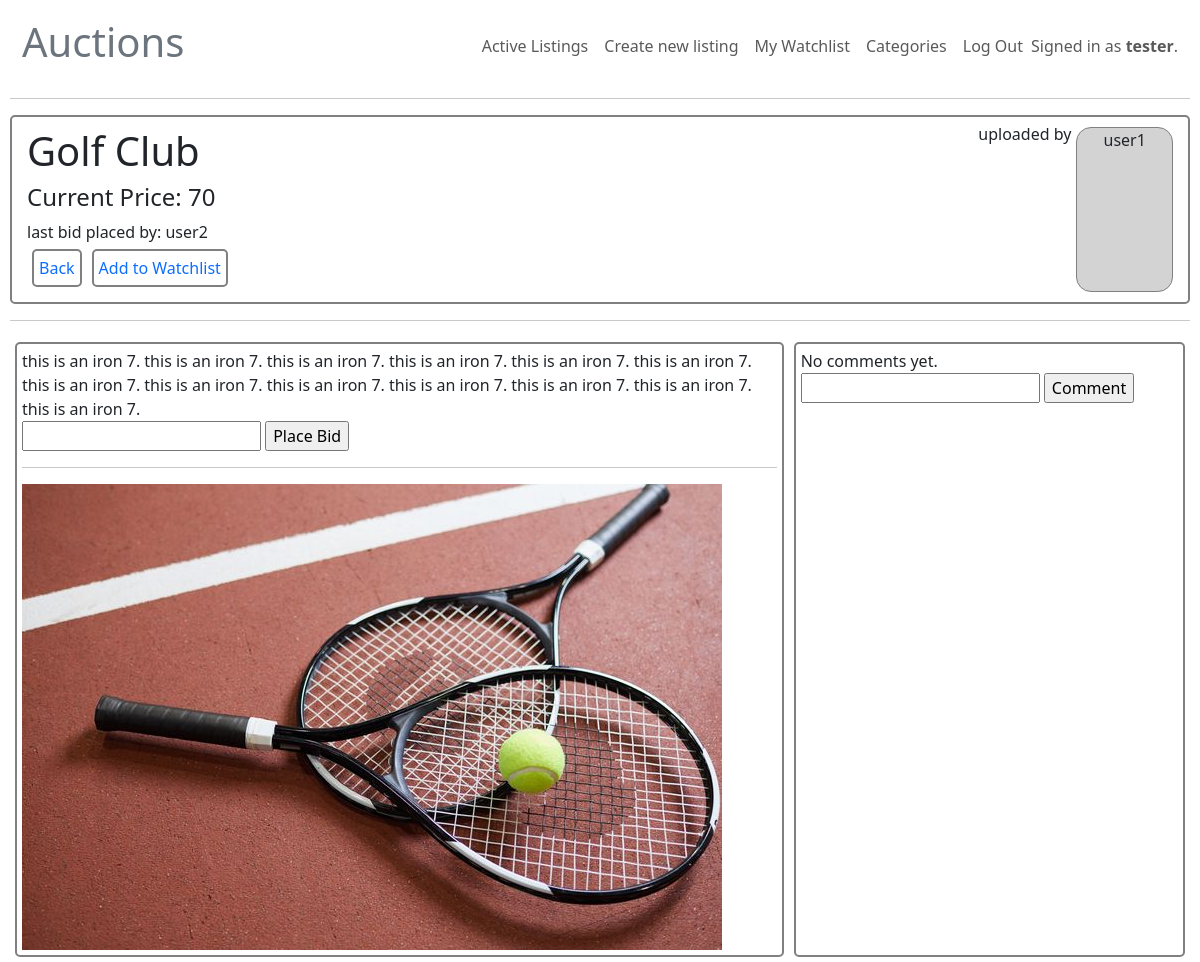
/listings/28 (signed in), run on the app's committed database.
### auctions/models.py (models this page shows, shortened)
class User(AbstractUser):
    watchlist = models.ManyToManyField("Listing", blank=True, related_name="favorites")
    def __str__(self):
        return f"{self.username}"

class Listing(models.Model):
    user = models.ForeignKey(User, on_delete=models.CASCADE, related_name="user")
    title = models.CharField(max_length=100)
    description = models.TextField()
    description_small = models.TextField(blank=True, null=True)
    starting_bid = models.IntegerField()
    category = models.CharField(max_length=100, blank=True, null=True)
    current_bid = models.ForeignKey(Bid, models.SET_DEFAULT, default=None, null=True, blank=True)
    active = models.BooleanField(default=True)
    winner = models.ForeignKey(User, on_delete=models.CASCADE, default=None, null=True, related_name="winner", blank=True)
    image = models.ImageField(upload_to="uploads", null=True, blank=True)

class Bid(models.Model):
    value = models.IntegerField()
    user = models.ForeignKey(User, on_delete=models.CASCADE, null=True)
    def __str__(self):
        return f"{self.value}"

### auctions/views.py (the view)
# urls.py: path("listings/<int:listing_id>", views.listing_view, name="listing"),
def listing_view(request, listing_id):
    listing = Listing.objects.get(pk=listing_id)
    user = User.objects.get(id=request.user.id)
    watchlist = user.watchlist.all()
    watchlisted = False
    if listing in watchlist:
        watchlisted = True
    all_comments = Comment.objects.all()
    comments = []
    for comment in all_comments:
        if comment.listing.id == listing_id:
            comments.append(comment)
    context = {"listing": listing, "watchlisted": watchlisted,
            "comments": comments, "comment_form": CommentForm(),
            "bidding_form": BiddingForm()}
    return render(request, "auctions/listing.html", context)

### auctions/views.py
class CommentForm(forms.Form):
    text = forms.CharField(max_length=500, label="")

class BiddingForm(forms.Form):
    value = forms.IntegerField(min_value=0, label="")

### auctions/templates/auctions/listing.html (shortened to what this page needs)
{% extends "auctions/layout.html" %}
{% block body %}
<div style="height:100%;">
    <div class="listing-header">
        <div id="header-child1">
            <h1>{{ listing.title }}</h1>
            {% if listing.current_bid %}
                <h4>Current Price: {{ listing.current_bid }}</h4>
                last bid placed by: {{ listing.current_bid.user }}
            {% else %}
                <h4>Current Price: {{ listing.starting_bid }}</h4>
            {% endif %}
            <div style="display: flex;">
                <div class="header-child-details">
                    <a href="{% url 'active_listings' %}" style="text-decoration: none;">Back</a>
                </div>
                {% if watchlisted %}
                    <div class="header-child-details">
                        <a href="{% url 'watchlist_remove' listing.id %}" style="text-decoration: none;">Remove from Watchlist</a>
                    </div>
                {% else %}
                    <div class="header-child-details">
                        <a href="{% url 'watchlist_add' listing.id %}" style="text-decoration: none;">Add to Watchlist</a>
                    </div>
                {% endif %}
            </div>
        </div>
        uploaded by
        <div class="user" id="header-child2">
                {{ listing.user }}
        </div>
    </div>
    <hr>
    <div class="listing-body">
        <div class="listing-details">
            {{ listing.description }}
            {% if not listing.active %}
                {% if listing.winner == user %}
                    <strong>This listing is closed. Item #{{ listing.id}} has been sold to: {{ listing.winner }}</strong>
                {% else %}
                    <strong>This auction is closed.</strong>
                {% endif %}
            {% else %}
                {% if listing.user != user %}
                <form action="{% url 'place_bid' listing.id %}" method="post">
                    {{ bidding_form }}
                    <input type="submit" value="Place Bid">
                </form>
                <hr>
                {% endif %}
            {% endif %}
            {% if listing.image %}
                <div class="aspect-ratio-box">
                    <img class="img-fluid" src="{{ listing.image.url }}" alt="Uploaded Image">
                </div>
            {% endif %}
        </div>
        <div class="comments">
            {% if comments %}
                {% for comment in comments %}
                    <p style="font-size:x-small;">{{ comment.user }} commented <a style="font-size:medium;">{{ comment }}</a></p><hr>
                {% endfor %}
            {% else %}
                <div>No comments yet.</div>
            {% endif %}
            <div>
                <form action="{% url 'add_comment' listing.id %}" method="post">
                    {{ comment_form }}
                    <input type="submit" value="Comment">
                </form>
            </div>
        </div>
    </div>
</div>
{% endblock %}

### auctions/templates/auctions/layout.html (shortened to what this page needs)
{% load static %}
<!DOCTYPE html>
<html lang="en">
    <head>
        <link href="https://cdn.jsdelivr.net/npm/bootstrap@5.3.2/dist/css/bootstrap.min.css" rel="stylesheet">
        <link href="{% static 'auctions/styles.css' %}" rel="stylesheet">
    </head>
    <body>
        <nav class="navbar navbar-expand-md navbar-light">
            <div class="container-xxl">
                <a href="{% url 'index' %}" style="text-decoration: none;">
                    <span class="fw-bold text-secondary">
                        <h1>Auctions</h1>
                    </span>
                </a>
                <div class="collapse navbar-collapse justify-content-end align-self-center" id="navbarText">
                    <ul class="navbar-nav">
                        <li class="nav-item">
                            <a class="nav-link" href="{% url 'active_listings' %}">Active Listings</a>
                        </li>
                        {% if user.is_authenticated %}
                            <li class="nav-item">
                                <a class="nav-link" href="{% url 'create_listing' %}">Create new listing</a>
                            </li>
                            <li class="nav-item">
                                <a class="nav-link" href="{% url 'watchlist' %}">My Watchlist</a>
                            </li>
                            <li class="nav-item">
                                <a class="nav-link" href="{% url 'categories' %}">Categories</a>
                            </li>
                            <li class="nav-item">
                                <a class="nav-link" href="{% url 'logout' %}">Log Out</a>
                            </li>
                        {% endif %}
                    </ul>
                    {% if user.is_authenticated %}
                        <span class="navbar-text">
                            Signed in as <strong>{{ user.username }}</strong>.
                        </span>
                    {% endif %}
                </div>
            </div>
        </nav>
        <hr>
        {% block body %}
        {% endblock %}
    </body>
</html>

### auctions/static/auctions/styles.css (style rules this page uses)
body { padding: 10px; height: 100vh; }
.user { background-color: lightgrey; border: 1px solid grey; border-radius: 15px; text-align: center; }
.listing-header { padding: 5px; padding-left: 10px; padding-right: 10px; display: flex; border: 2px solid grey; border-radius: 5px; }
#header-child1 { margin: 5px; flex: 10; }
#header-child2 { margin: 5px; flex:1; }
.listing-body { display: flex; height: auto; }
.comments { margin: 5px; padding: 5px; flex: 1; border: 2px solid grey; border-radius: 5px; text-align: start; max-height: 100%; }
.listing-details { margin: 5px; padding: 5px; flex: 2; border: 2px solid grey; border-radius: 5px; text-align: start; height:100%; }
.header-child-details { flex-basis: auto; margin: 5px; padding: 5px; border: 2px solid grey; border-radius: 5px; }

### data on the page
User: username "tester"
Listing: title "Golf Club", current_bid "70", current_bid.user "user2", user "user1", description "this is an iron 7. this is an iron 7. this is an iron 7. this is an iron 7. this is an iron 7. this is an iron 7. this is an iron 7. this is an iron 7. this is an iron 7. this is an iron 7. this is an iron 7. this is an iron 7. this is an iron 7.", image (picture)
